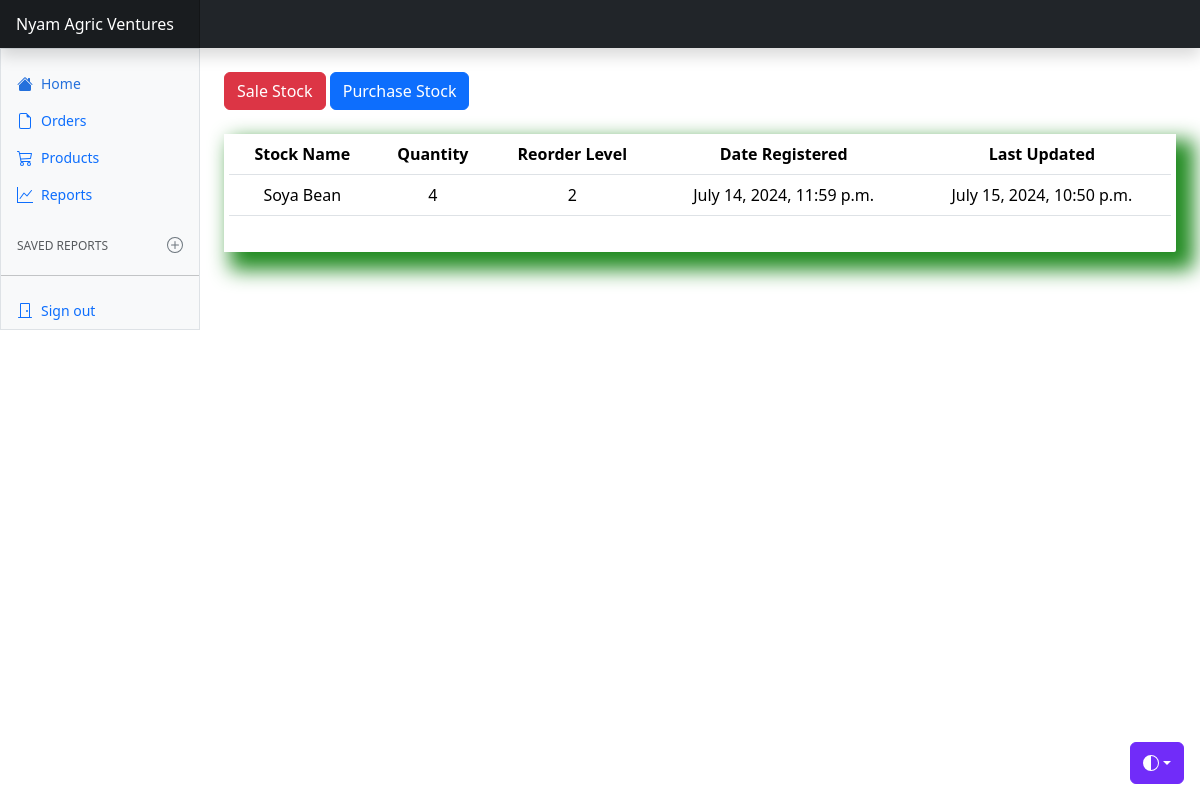
The app's page /stock_info/4/ with its own data.
### stock_app/models.py (models this page shows, shortened)
class Stock(models.Model):
    category = models.ForeignKey(Category, on_delete=models.CASCADE, blank=True, null=True)
    stock_name = models.CharField(max_length=100, blank=True, null=True)
    quantity = models.IntegerField(default=0, blank=True, null=True)
    quantity_purchased = models.IntegerField(default=0, blank=True, null=True)
    purchased_by = models.CharField(max_length=100, blank=True, null=True)
    quantity_sold = models.IntegerField(default=0, blank=True, null=True)
    sold_by = models.CharField(max_length=100, blank=True, null=True)
    sold_to = models.CharField(max_length=100, blank=True, null=True)
    reorder_level = models.IntegerField(blank=True, null=True)
    date_registered = models.DateTimeField(auto_now_add=True, auto_now=False)
    last_updated = models.DateTimeField(auto_now_add=False, auto_now=True)
    export_to_csv = models.BooleanField(default=False)

### stock_app/views.py (the view)
# urls.py: path('stock_info/<str:pk>/', views.stock_info, name="stock_info"),
def stock_info(request, pk):
    stock = Stock.objects.get(id=pk)
    context = {
        "stock": stock
    }
    return render(request, 'stock_info.html', context)

### stock_app/templates/stock_info.html (shortened to what this page needs)
<!doctype html>
{% load static %}
{% load crispy_forms_tags %}
<html lang="en" data-bs-theme="auto">
  <head><script src="/docs/5.3/assets/js/color-modes.js"></script>
     <link href="{% static 'css/stylesheet.css' %}" rel="stylesheet">
    <link href="{% static 'css/bootstrap.min.css' %}" rel="stylesheet">
    <link href="{% static 'css/dashboard.css' %}" rel="stylesheet">
    <link rel="stylesheet" href="https://cdn.jsdelivr.net/npm/@docsearch/css@3">
<link href="/docs/5.3/dist/css/bootstrap.min.css" rel="stylesheet">
    <link href="https://cdn.jsdelivr.net/npm/bootstrap-icons@1.10.5/font/bootstrap-icons.min.css" rel="stylesheet">
    <link href="dashboard.css" rel="stylesheet">
  </head>
  <body>
    <div class="dropdown position-fixed bottom-0 end-0 mb-3 me-3 bd-mode-toggle">
      <button class="btn btn-bd-primary py-2 dropdown-toggle d-flex align-items-center"
              id="bd-theme"
              type="button"
              aria-expanded="false"
              data-bs-toggle="dropdown"
              aria-label="Toggle theme (auto)">
        <svg class="bi my-1 theme-icon-active" width="1em" height="1em"><use href="#circle-half"></use></svg>
      </button>
    </div>
<header class="navbar sticky-top bg-dark flex-md-nowrap p-0 shadow" data-bs-theme="dark">
  <a class="navbar-brand col-md-3 col-lg-2 me-0 px-3 fs-6 text-white" href="#">Nyam Agric Ventures</a>
</header>
<div class="container-fluid">
  <div class="row">
    <div class="sidebar border border-right col-md-3 col-lg-2 p-0 bg-body-tertiary">
      <div class="offcanvas-md offcanvas-end bg-body-tertiary" tabindex="-1" id="sidebarMenu" aria-labelledby="sidebarMenuLabel">
        <div class="offcanvas-body d-md-flex flex-column p-0 pt-lg-3 overflow-y-auto">
          <ul class="nav flex-column">
            <li class="nav-item">
              <a class="nav-link d-flex align-items-center gap-2 active" aria-current="page" href="{% url 'home' %}">
                <svg class="bi"><use xlink:href="#house-fill"/></svg>
                Home
              </a>
            </li>
            <li class="nav-item">
              <a class="nav-link d-flex align-items-center gap-2" href="{% url 'stock_details' %}">
                <svg class="bi"><use xlink:href="#file-earmark"/></svg>
                Orders
              </a>
            </li>
            <li class="nav-item">
              <a class="nav-link d-flex align-items-center gap-2" href="{% url 'stock_list' %}">
                <svg class="bi"><use xlink:href="#cart"/></svg>
                Products
              </a>
            </li>
            <li class="nav-item">
              <a class="nav-link d-flex align-items-center gap-2" href="#">
                <svg class="bi"><use xlink:href="#graph-up"/></svg>
                Reports
              </a>
            </li>
          </ul>
          <h6 class="sidebar-heading d-flex justify-content-between align-items-center px-3 mt-4 mb-1 text-body-secondary text-uppercase">
            <span>Saved reports</span>
            <a class="link-secondary" href="#" aria-label="Add a new report">
              <svg class="bi"><use xlink:href="#plus-circle"/></svg>
            </a>
          </h6>
          <hr class="my-3">
          <ul class="nav flex-column mb-auto">
            <li class="nav-item">
              <a class="nav-link d-flex align-items-center gap-2" href="#">
                <svg class="bi"><use xlink:href="#door-closed"/></svg>
                Sign out
              </a>
            </li>
          </ul>
        </div>
      </div>
    </div>
    <main class="col-md-9 ms-sm-auto col-lg-10 px-md-4" >
      <br>
      <a href="{% url 'sale_stock' stock.id %}"><div class="btn btn-danger">Sale Stock</div></a>
       <a href="{% url 'purchase_stock' stock.id %}"><div class="btn btn-primary">Purchase Stock</div></a>
      <br>
      <br>
      <div class="display_table">
         <table class="table">
             <thead>
             <tr>
               <th>Stock Name</th>
               <th>Quantity</th>
               <th>Reorder Level</th>
               <th>Date Registered</th>
               <th>Last Updated</th>
             </tr>
             </thead>
             <tr>
                <td>{{stock.stock_name}}</td>
               <td>{{stock.reorder_level}}</td>
                <td>{{stock.quantity}}</td>
                <td>{{stock.date_registered}}</td>
                <td>{{stock.last_updated}}</td>
             </tr>
    </main>
  </div>
</div>
    <script src="https://cdn.jsdelivr.net/npm/chart.js@4.3.2/dist/chart.umd.js"></script><script src="dashboard.js"></script></body>
</html>

### stock_app/static/css/stylesheet.css (style rules this page uses)
.table { font-size= 13px; text-align: center; width: 95; margin: auto; }
.display_table { border-bottom-right-radius: 2px; padding-left: 5px; padding-right: 5px; padding-bottom: 20px; box-shadow: 12px 12px 20px 6px #228B22; }

### stock_app/static/css/dashboard.css (style rules this page uses)
.bi { display: inline-block; width: 1rem; height: 1rem; }
.sidebar .nav-link { font-size: .875rem; font-weight: 500; }
.sidebar .nav-link.active { color: #2470dc; }
.sidebar-heading { font-size: .75rem; }
.navbar-brand { padding-top: .75rem; padding-bottom: .75rem; background-color: rgba(0, 0, 0, .25); box-shadow: inset -1px 0 0 rgba(0, 0, 0, .25); }

### stock_app/templates/stock_info.html (style rules this page uses)
.bi { vertical-align: -.125em; fill: currentColor; }
.btn-bd-primary { --bd-violet-bg: #712cf9; --bd-violet-rgb: 112.520718, 44.062154, 249.437846; --bs-btn-font-weight: 600; --bs-btn-color: var(--bs-white); --bs-btn-bg: var(--bd-violet-bg); --bs-btn-border-color: var(--bd-violet-bg); --bs-btn-hover-color: var(--bs-white); --bs-btn-hover-bg: #6528e0; --bs-btn-hover-border-color: #6528e0; --bs-btn-focus-shadow-rgb: var(--bd-violet-rgb); --bs-btn-active-color: var(--bs-btn-hover-color); --bs-btn-active-bg: #5a23c8; --bs-btn-active-border-color: #5a23c8; }
.bd-mode-toggle { z-index: 1500; }

### records on screen
Stock: stock_name "Soya Bean", reorder_level "4", quantity "2", date_registered "July 14, 2024, 11:59 p.m.", last_updated "July 15, 2024, 10:50 p.m."
